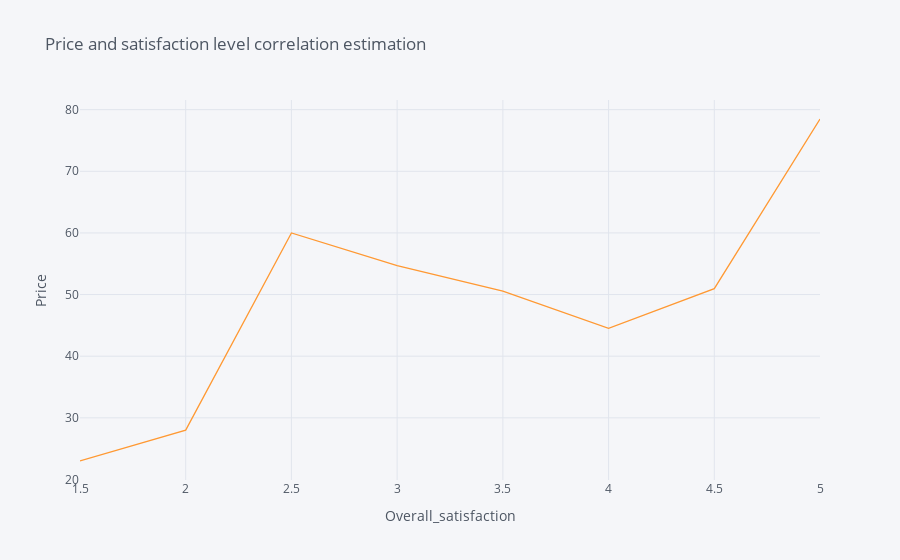

Source (notebook cell):
### Code cell
#plotting price against overall_satisfaction from df_sub2
import matplotlib.pyplot as plt
import numpy as np
import chart_studio.plotly as py
import cufflinks as cf
import seaborn as sns
import plotly.express as px

%matplotlib inline


from plotly.offline import download_plotlyjs, init_notebook_mode,plot, iplot

init_notebook_mode(connected=True)

cf.go_offline()

(df_sub2
     .groupby(['overall_satisfaction'])
     ['price']
     .mean()).iplot(title="Price and satisfaction level correlation estimation",xaxis_title='Overall_satisfaction',yaxis_title='Price')

### Figure 1 — Plotly figure (JSON) as saved in the notebook; plotly's stock layout.template omitted (floating-point values rounded to 4 significant figures)
{"data": [{"line": {"color": "rgba(255, 153, 51, 1.0)", "dash": "solid", "shape": "linear", "width": 1.3}, "mode": "lines", "name": "price", "text": "", "type": "scatter", "x": [1.5, 2, 2.5, 3, 3.5, 4, 4.5, 5], "y": [23, 28, 60, 54.71, 50.54, 44.53, 50.97, 78.48]}], "layout": {"legend": {"bgcolor": "#F5F6F9", "font": {"color": "#4D5663"}}, "paper_bgcolor": "#F5F6F9", "plot_bgcolor": "#F5F6F9", "title": {"font": {"color": "#4D5663"}, "text": "Price and satisfaction level correlation estimation"}, "xaxis": {"gridcolor": "#E1E5ED", "showgrid": true, "tickfont": {"color": "#4D5663"}, "title": {"font": {"color": "#4D5663"}, "text": "Overall_satisfaction"}, "zerolinecolor": "#E1E5ED"}, "yaxis": {"gridcolor": "#E1E5ED", "showgrid": true, "tickfont": {"color": "#4D5663"}, "title": {"font": {"color": "#4D5663"}, "text": "Price"}, "zerolinecolor": "#E1E5ED"}}}
